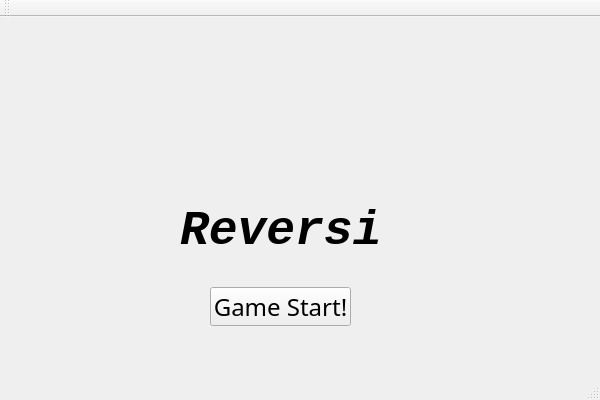
<?xml version="1.0" encoding="UTF-8"?>
<ui version="4.0">
 <class>ReversiClass</class>
 <widget class="QMainWindow" name="ReversiClass">
  <property name="geometry">
   <rect>
    <x>0</x>
    <y>0</y>
    <width>600</width>
    <height>400</height>
   </rect>
  </property>
  <property name="windowTitle">
   <string>Reversi</string>
  </property>
  <widget class="QWidget" name="centralWidget">
   <widget class="QPushButton" name="game_start_btn">
    <property name="geometry">
     <rect>
      <x>210</x>
      <y>270</y>
      <width>141</width>
      <height>39</height>
     </rect>
    </property>
    <property name="font">
     <font>
      <family>Maiandra GD</family>
      <pointsize>18</pointsize>
      <italic>false</italic>
     </font>
    </property>
    <property name="text">
     <string>Game Start!</string>
    </property>
   </widget>
   <widget class="QLabel" name="Initial_label">
    <property name="geometry">
     <rect>
      <x>180</x>
      <y>190</y>
      <width>212</width>
      <height>48</height>
     </rect>
    </property>
    <property name="font">
     <font>
      <family>Lucida Console</family>
      <pointsize>36</pointsize>
      <italic>true</italic>
      <bold>true</bold>
     </font>
    </property>
    <property name="text">
     <string>Reversi</string>
    </property>
   </widget>
  </widget>
  <widget class="QMenuBar" name="menuBar">
   <property name="geometry">
    <rect>
     <x>0</x>
     <y>0</y>
     <width>600</width>
     <height>21</height>
    </rect>
   </property>
  </widget>
  <widget class="QToolBar" name="mainToolBar">
   <attribute name="toolBarArea">
    <enum>TopToolBarArea</enum>
   </attribute>
   <attribute name="toolBarBreak">
    <bool>false</bool>
   </attribute>
  </widget>
  <widget class="QStatusBar" name="statusBar"/>
 </widget>
 <layoutdefault spacing="6" margin="11"/>
 <resources>
  <include location="Reversi.qrc"/>
 </resources>
 <connections/>
</ui>
